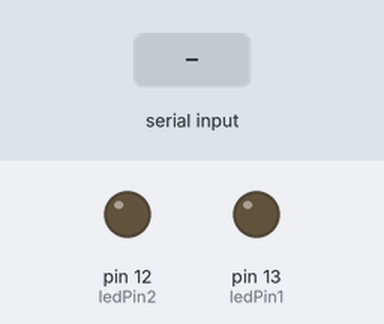
The sketch below on a simulated Arduino Uno, built with avr-gcc and run on an emulated ATmega328P. On the bench: output pins drawn as LEDs (lit = HIGH). The test bench sets the inputs (shaded band).

Above: at 1.2 s.
1.3 s: "1" received over Serial
At 2.5 s:
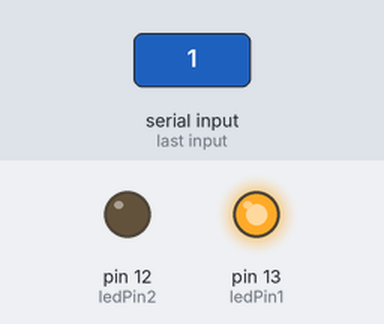
2.8 s: "3" received over Serial
At 3.7 s:
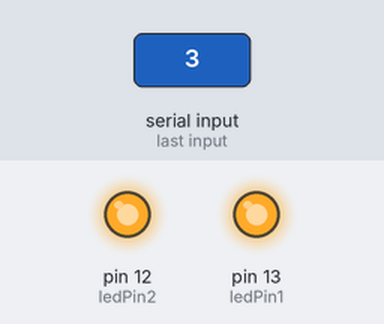
4.3 s: "0" received over Serial
At 4.9 s:
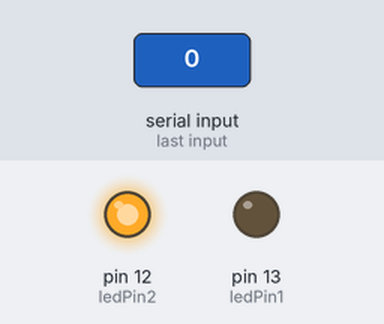
5.8 s: "2" received over Serial
At 7.2 s:
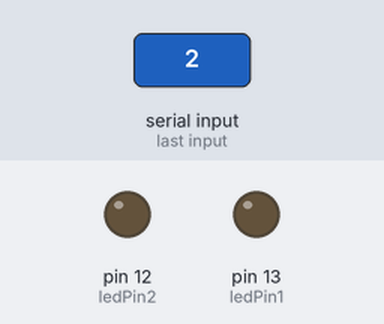
Timing chart, 0 to 8.3 s (numbered marks = the images above; inputs shaded):
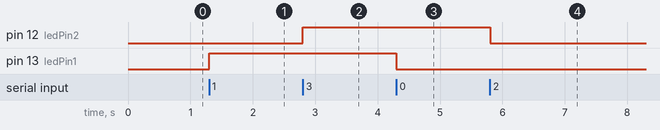

Measured:
- after the input at 1.3 s, pin 13 (ledPin1): LOW → HIGH at once
- after the input at 2.8 s, pin 12 (ledPin2): LOW → HIGH at once
- after the input at 4.3 s, pin 13 (ledPin1): HIGH → LOW at once
- after the input at 5.8 s, pin 12 (ledPin2): HIGH → LOW at once

The sketch:

Comunicacion_python.ino
```cpp
// Declaración de pines para los LEDs
const int ledPin1 = 13; // Pin del LED 1
const int ledPin2 = 12; // Pin del LED 2

void setup() {
  // Inicializar los pines de los LEDs como salidas
  pinMode(ledPin1, OUTPUT);
  pinMode(ledPin2, OUTPUT);

  // Inicializar la comunicación serial
  Serial.begin(9600);
}

void loop() {
  // Verificar si hay datos disponibles en la entrada serial
  if (Serial.available() > 0) {
    // Leer el byte desde la entrada serial
    char comando = Serial.read();

    // Ejecutar la acción correspondiente basada en el comando recibido
    switch (comando) {
      case '1':
        digitalWrite(ledPin1, HIGH); // Encender LED 1
        break;
      case '0':
        digitalWrite(ledPin1, LOW);  // Apagar LED 1
        break;
      case '3':
        digitalWrite(ledPin2, HIGH); // Encender LED 2
        break;
      case '2':
        digitalWrite(ledPin2, LOW);  // Apagar LED 2
        break;
      default:
        // Si el comando no es reconocido, no hacer nada
        break;
      }
  }
}
```
